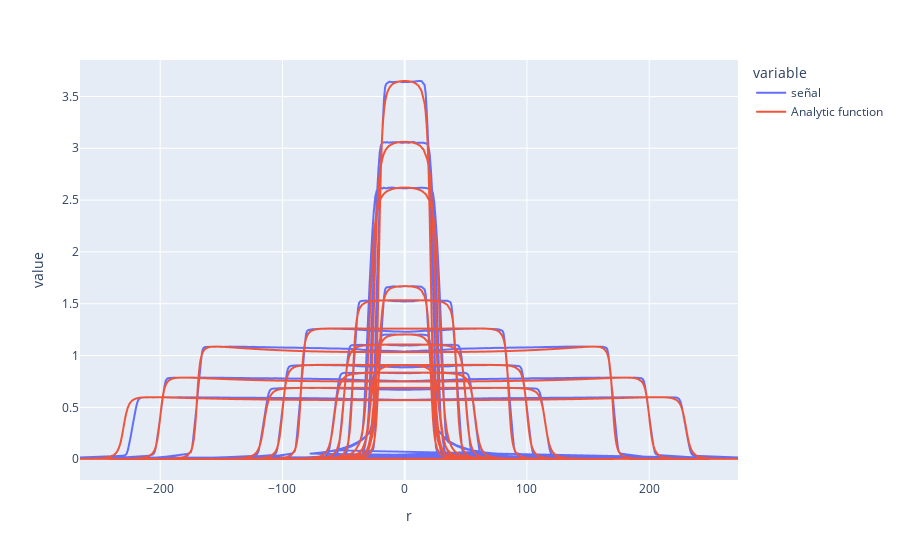

Notebook code for this chart:
### Code cell
Arg1 = (Mixed[Mixed['FFF']==0]['xpos']/1.55)/((1 + (Mixed[Mixed['FFF']==0]['xpos']/1.55)**2)**(1/2))
Arg2 = (Mixed[Mixed['FFF']==0]['xneg']/1.55)/((1 + (Mixed[Mixed['FFF']==0]['xneg']/1.55)**2)**(1/2))

Arg3 = (Mixed[Mixed['FFF']==0]['ypos']/1.55)/((1 + (Mixed[Mixed['FFF']==0]['ypos']/1.55)**2)**(1/2))
Arg4 = (Mixed[Mixed['FFF']==0]['yneg']/1.55)/((1 + (Mixed[Mixed['FFF']==0]['yneg']/1.55)**2)**(1/2))

a = Mixed[Mixed['FFF']==0]['Big Z'] * (Arg1+Arg2) * (Arg3+Arg4) * (1 + (Mixed[Mixed['FFF']==0]['Rho']**2) * (125.01 * Mixed[Mixed['FFF']==0]['Rho'] -2625 * Mixed[Mixed['FFF']==0]['Rho'] + 40000 * Mixed[Mixed['FFF']==0]['Rho'] -762500 * Mixed[Mixed['FFF']==0]['Rho'] + 725000 * Mixed[Mixed['FFF']==0]['Rho']))

a = a.reset_index(drop=True)

MIXEDF0 = Mixed[Mixed['FFF']==0].reset_index(drop=True)



MIXEDF0['a'] = a
MIXEDF0['x'] = Arg1*Arg2
MIXEDF0['y'] = Arg3*Arg4
MIXEDF0['2nd leg'] = Arg3*Arg4*Arg1*Arg2
MIXEDF0['Signal'] = MIXEDF0['señal'] 
MIXEDF0['r (cm)'] = MIXEDF0['r'] 



NewA = []
for i in np.arange(0, MIXEDF0.shape[0]):
    Limit = float(MIXEDF0.loc[i, 'Limit'])
    Area = float(MIXEDF0.loc[i, 'Area'])
    zforanalytic = float(MIXEDF0.loc[i, 'Z'])
    maxsignal = MIXEDF0[(MIXEDF0['Limit']==Limit) & (MIXEDF0['Area']==Area) & (MIXEDF0['Z']==zforanalytic)]['señal'].max()
    maxanalytic = MIXEDF0[(MIXEDF0['Limit']==Limit) & (MIXEDF0['Area']==Area) & (MIXEDF0['Z']==zforanalytic)]['a'].max()
    NewA.append(MIXEDF0.loc[i, 'a']*(maxsignal/maxanalytic))
    
MIXEDF0.drop('a', axis=1, inplace=True)
MIXEDF0['Analytic function'] = NewA

MIXEDF0.set_index('r')[['señal', 'Analytic function']].plot()

### Figure 1 — Plotly figure (JSON) as saved in the notebook; plotly's stock layout.template omitted (floating-point values rounded to 4 significant figures; data arrays with more than 128 entries replaced by an {"elided": "..."} marker saying what was removed)
{"data": [{"hovertemplate": "variable=señal<br>r=%{x}<br>value=%{y}<extra></extra>", "legendgroup": "señal", "line": {"color": "#636efa", "dash": "solid"}, "mode": "lines", "name": "señal", "showlegend": true, "type": "scattergl", "x": {"elided": "1676 float values"}, "xaxis": "x", "y": {"elided": "1676 float values"}, "yaxis": "y"}, {"hovertemplate": "variable=Analytic function<br>r=%{x}<br>value=%{y}<extra></extra>", "legendgroup": "Analytic function", "line": {"color": "#EF553B", "dash": "solid"}, "mode": "lines", "name": "Analytic function", "showlegend": true, "type": "scattergl", "x": {"elided": "1676 float values"}, "xaxis": "x", "y": {"elided": "1676 float values"}, "yaxis": "y"}], "layout": {"legend": {"title": {"text": "variable"}, "tracegroupgap": 0}, "margin": {"t": 60}, "xaxis": {"anchor": "y", "domain": [0, 1], "title": {"text": "r"}}, "yaxis": {"anchor": "x", "domain": [0, 1], "title": {"text": "value"}}}}
